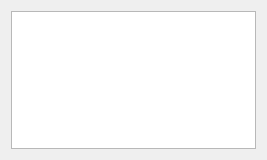
<?xml version="1.0" encoding="UTF-8"?>
<ui version="4.0">
 <class>librepcb::editor::KiCadLibraryImportWizardPage_SelectElements</class>
 <widget class="QWizardPage" name="librepcb::editor::KiCadLibraryImportWizardPage_SelectElements">
  <property name="geometry">
   <rect>
    <x>0</x>
    <y>0</y>
    <width>267</width>
    <height>160</height>
   </rect>
  </property>
  <property name="windowTitle">
   <string notr="true">SelectElements</string>
  </property>
  <property name="title">
   <string>Select Elements To Import</string>
  </property>
  <property name="subTitle">
   <string>Select the library elements to import. Dependent elements of devices and components will be selected automatically.</string>
  </property>
  <layout class="QVBoxLayout" name="verticalLayout">
   <item>
    <widget class="QTreeWidget" name="treeWidget">
     <property name="editTriggers">
      <set>QAbstractItemView::NoEditTriggers</set>
     </property>
     <property name="animated">
      <bool>true</bool>
     </property>
     <property name="headerHidden">
      <bool>true</bool>
     </property>
     <column>
      <property name="text">
       <string notr="true">1</string>
      </property>
     </column>
    </widget>
   </item>
  </layout>
 </widget>
 <resources/>
 <connections/>
</ui>
